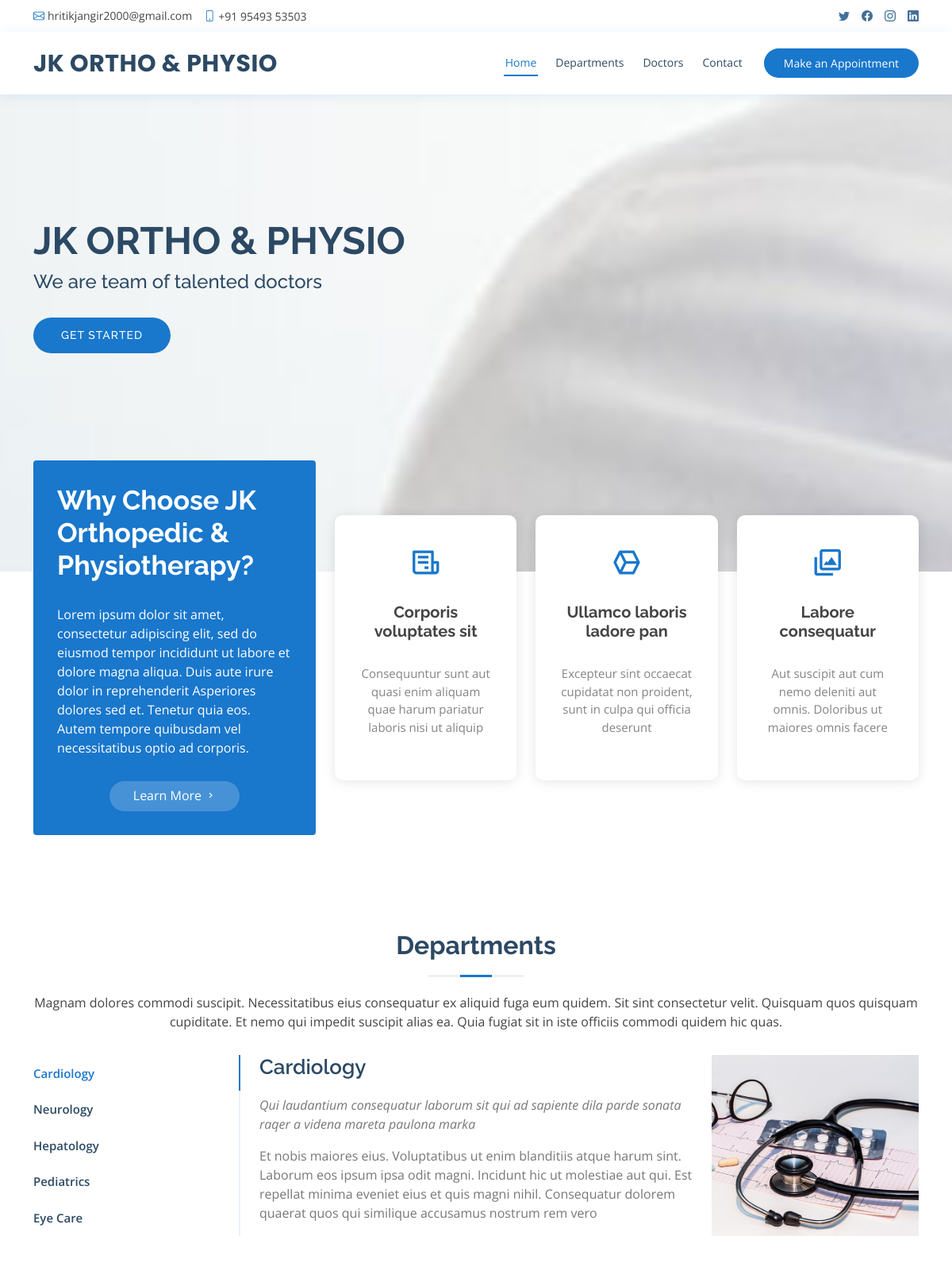
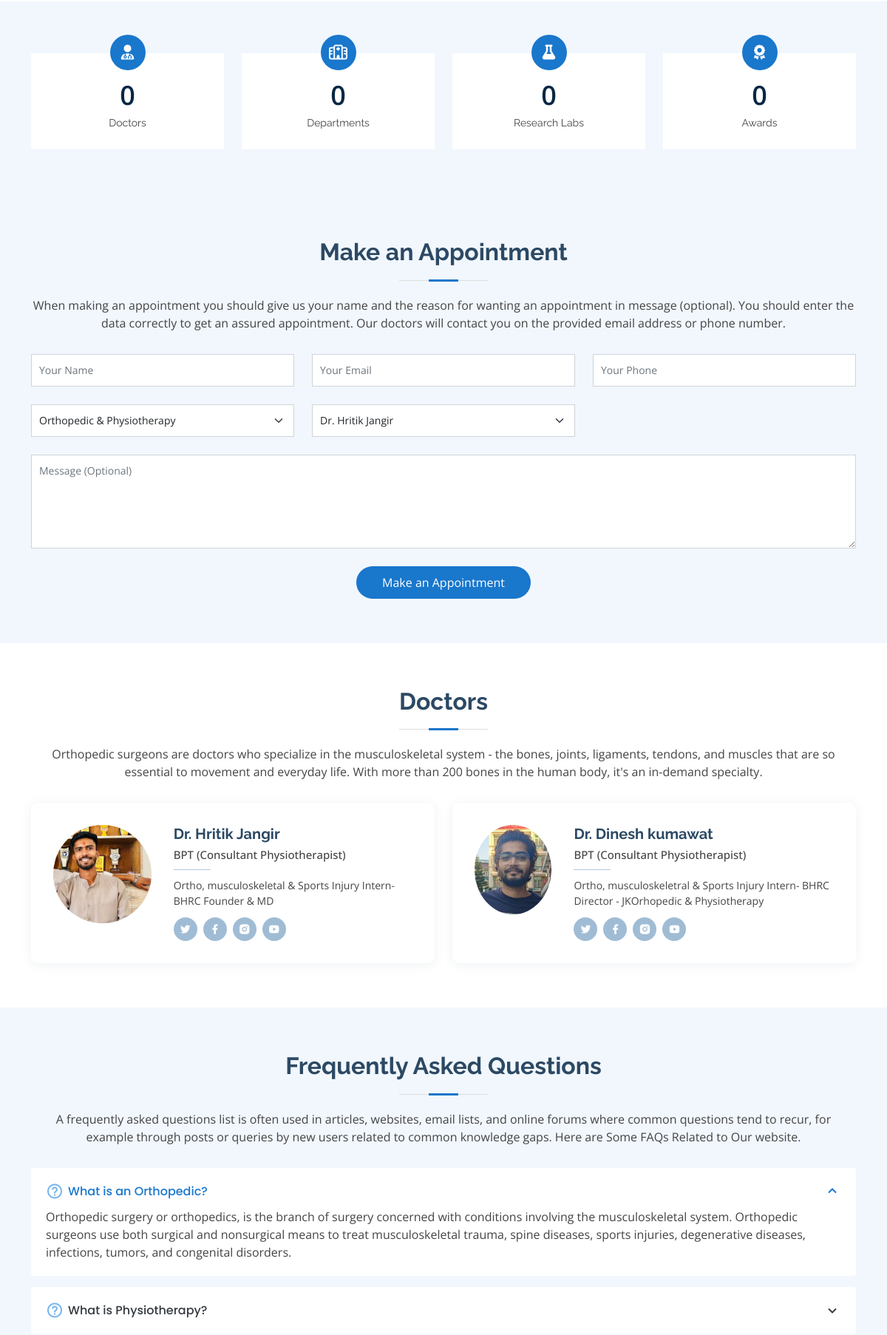
The page / (upper part) on the database its author committed (2 pictures, top to bottom).
### mainApp/models.py (models this page shows)
class Doctor(models.Model):
    doctor_name = models.CharField(max_length=50)
    doctor_image = models.ImageField(upload_to='assets/img/doctors/')
    doctor_title = models.CharField(max_length=40)
    doctor_description = models.TextField()
    doctor_twitter = models.URLField(null=True,blank=True)
    doctor_facebook = models.URLField(null=True,blank=True)
    doctor_instagram = models.URLField(null=True,blank=True)
    doctor_youtube = models.URLField(null=True,blank=True)
    def __str__(self) -> str:
        return self.doctor_name

### mainApp/views.py (the view)
# urls.py: path('',views.RenderHome),
def RenderHome(request):
    doctors = Doctor.objects.all()
    depts = Department.objects.all()
    return render(request,'index.html',{'doctors':doctors,'departments':depts})

### mainApp/models.py (called while the page is built)
    def __str__(self):
        return self.name

### mainApp/templates/index.html (shortened to what this page needs)
<!DOCTYPE html>
<html lang="en">
<head>
  <link href="assets/vendor/fontawesome-free/css/all.min.css" rel="stylesheet">
  <link href="assets/vendor/animate.css/animate.min.css" rel="stylesheet">
  <link href="assets/vendor/bootstrap/css/bootstrap.min.css" rel="stylesheet">
  <link href="assets/vendor/bootstrap-icons/bootstrap-icons.css" rel="stylesheet">
  <link href="assets/vendor/boxicons/css/boxicons.min.css" rel="stylesheet">
  <link href="assets/vendor/glightbox/css/glightbox.min.css" rel="stylesheet">
  <link href="assets/vendor/remixicon/remixicon.css" rel="stylesheet">
  <link href="assets/vendor/swiper/swiper-bundle.min.css" rel="stylesheet">
  <link href="assets/css/style.css" rel="stylesheet">
</head>
<body>
  <div id="topbar" class="d-flex align-items-center fixed-top">
    <div class="container d-flex justify-content-between">
      <div class="contact-info d-flex align-items-center">
        <i class="bi bi-envelope"></i> <a href="mailto:hritikjangir2000@gmail.com">hritikjangir2000@gmail.com</a>
        <i class="bi bi-phone"></i> +91 95493 53503
      </div>
      <div class="d-none d-lg-flex social-links align-items-center">
        <a href="#" class="twitter"><i class="bi bi-twitter"></i></a>
        <a href="#" class="facebook"><i class="bi bi-facebook"></i></a>
        <a href="#" class="instagram"><i class="bi bi-instagram"></i></a>
        <a href="#" class="linkedin"><i class="bi bi-linkedin"></i></i></a>
      </div>
    </div>
  </div>
  <header id="header" class="fixed-top">
    <div class="container d-flex align-items-center">
      <h1 class="logo me-auto"><a href="index.html">JK ORTHO & PHYSIO</a></h1>
      <nav id="navbar" class="navbar order-last order-lg-0">
        <ul>
          <li><a class="nav-link scrollto active" href="#hero">Home</a></li>
          <li><a class="nav-link scrollto" href="#departments">Departments</a></li>
          <li><a class="nav-link scrollto" href="#doctors">Doctors</a></li>
          <li><a class="nav-link scrollto" href="#contact">Contact</a></li>
        </ul>
      </nav>
      <a href="#appointment" class="appointment-btn scrollto"><span class="d-none d-md-inline">Make an</span> Appointment</a>
    </div>
  </header>
  <section id="hero" class="d-flex align-items-center">
    <div class="container">
      <h1>JK Ortho & Physio</h1>
      <h2>We are team of talented doctors</h2>
      <a href="#departments" class="btn-get-started scrollto">Get Started</a>
    </div>
  </section>
  <main id="main">
    <section id="why-us" class="why-us">
      <div class="container">
        <div class="row">
          <div class="col-lg-4 d-flex align-items-stretch">
            <div class="content">
              <h3>Why Choose JK Orthopedic & Physiotherapy?</h3>
              <p>
                Lorem ipsum dolor sit amet, consectetur adipiscing elit, sed do eiusmod tempor incididunt ut labore et dolore magna aliqua. Duis aute irure dolor in reprehenderit
                Asperiores dolores sed et. Tenetur quia eos. Autem tempore quibusdam vel necessitatibus optio ad corporis.
              </p>
              <div class="text-center">
                <a href="#" class="more-btn">Learn More <i class="bx bx-chevron-right"></i></a>
              </div>
            </div>
          </div>
          <div class="col-lg-8 d-flex align-items-stretch">
            <div class="icon-boxes d-flex flex-column justify-content-center">
              <div class="row">
                <div class="col-xl-4 d-flex align-items-stretch">
                  <div class="icon-box mt-4 mt-xl-0">
                    <i class="bx bx-receipt"></i>
                    <h4>Corporis voluptates sit</h4>
                    <p>Consequuntur sunt aut quasi enim aliquam quae harum pariatur laboris nisi ut aliquip</p>
                  </div>
                </div>
                <div class="col-xl-4 d-flex align-items-stretch">
                  <div class="icon-box mt-4 mt-xl-0">
                    <i class="bx bx-cube-alt"></i>
                    <h4>Ullamco laboris ladore pan</h4>
                    <p>Excepteur sint occaecat cupidatat non proident, sunt in culpa qui officia deserunt</p>
                  </div>
                </div>
                <div class="col-xl-4 d-flex align-items-stretch">
                  <div class="icon-box mt-4 mt-xl-0">
                    <i class="bx bx-images"></i>
                    <h4>Labore consequatur</h4>
                    <p>Aut suscipit aut cum nemo deleniti aut omnis. Doloribus ut maiores omnis facere</p>
                  </div>
                </div>
              </div>
            </div>
          </div>
        </div>
      </div>
    </section>
    <section id="departments" class="departments">
      <div class="container">
        <div class="section-title">
          <h2>Departments</h2>
          <p>Magnam dolores commodi suscipit. Necessitatibus eius consequatur ex aliquid fuga eum quidem. Sit sint consectetur velit. Quisquam quos quisquam cupiditate. Et nemo qui impedit suscipit alias ea. Quia fugiat sit in iste officiis commodi quidem hic quas.</p>
        </div>
        <div class="row gy-4">
          <div class="col-lg-3">
            <ul class="nav nav-tabs flex-column">
              <li class="nav-item">
                <a class="nav-link active show" data-bs-toggle="tab" href="#tab-1">Cardiology</a>
              </li>
              <li class="nav-item">
                <a class="nav-link" data-bs-toggle="tab" href="#tab-2">Neurology</a>
              </li>
              <li class="nav-item">
                <a class="nav-link" data-bs-toggle="tab" href="#tab-3">Hepatology</a>
              </li>
              <li class="nav-item">
                <a class="nav-link" data-bs-toggle="tab" href="#tab-4">Pediatrics</a>
              </li>
              <li class="nav-item">
                <a class="nav-link" data-bs-toggle="tab" href="#tab-5">Eye Care</a>
              </li>
            </ul>
          </div>
          <div class="col-lg-9">
            <div class="tab-content">
              <div class="tab-pane active show" id="tab-1">
                <div class="row gy-4">
                  <div class="col-lg-8 details order-2 order-lg-1">
                    <h3>Cardiology</h3>
                    <p class="fst-italic">Qui laudantium consequatur laborum sit qui ad sapiente dila parde sonata raqer a videna mareta paulona marka</p>
                    <p>Et nobis maiores eius. Voluptatibus ut enim blanditiis atque harum sint. Laborum eos ipsum ipsa odit magni. Incidunt hic ut molestiae aut qui. Est repellat minima eveniet eius et quis magni nihil. Consequatur dolorem quaerat quos qui similique accusamus nostrum rem vero</p>
                  </div>
                  <div class="col-lg-4 text-center order-1 order-lg-2">
                    <img src="assets/img/departments-1.jpg" alt="" class="img-fluid">
                  </div>
                </div>
              </div>
            </div>
          </div>
        </div>
      </div>
    </section>
        <section id="counts" class="counts">
          <div class="container">
            <div class="row">
              <div class="col-lg-3 col-md-6">
                <div class="count-box">
                  <i class="fas fa-user-md"></i>
                  <span data-purecounter-start="0" data-purecounter-end="85" data-purecounter-duration="1" class="purecounter"></span>
                  <p>Doctors</p>
                </div>
              </div>
              <div class="col-lg-3 col-md-6 mt-5 mt-md-0">
                <div class="count-box">
                  <i class="far fa-hospital"></i>
                  <span data-purecounter-start="0" data-purecounter-end="18" data-purecounter-duration="1" class="purecounter"></span>
                  <p>Departments</p>
                </div>
              </div>
              <div class="col-lg-3 col-md-6 mt-5 mt-lg-0">
                <div class="count-box">
                  <i class="fas fa-flask"></i>
                  <span data-purecounter-start="0" data-purecounter-end="12" data-purecounter-duration="1" class="purecounter"></span>
                  <p>Research Labs</p>
                </div>
              </div>
              <div class="col-lg-3 col-md-6 mt-5 mt-lg-0">
                <div class="count-box">
                  <i class="fas fa-award"></i>
                  <span data-purecounter-start="0" data-purecounter-end="150" data-purecounter-duration="1" class="purecounter"></span>
                  <p>Awards</p>
                </div>
              </div>
            </div>
          </div>
        </section>
        <section id="appointment" class="appointment section-bg">
          <div class="container">
            <div class="section-title">
              <h2>Make an Appointment</h2>
              <p>When making an appointment you should give us your name and the reason for wanting an appointment in message (optional). You should enter the data correctly to get an assured appointment. Our doctors will contact you on the provided email address or phone number.</p>
            </div>
            <form action="/book" method="post" role="form" class="php-email-form">
              <div class="row">
                <div class="col-md-4 form-group">
                  <input type="text" name="name" class="form-control" id="patient_name" placeholder="Your Name" data-rule="minlen:4" data-msg="Please enter at least 4 chars" required>
                </div>
                <div class="col-md-4 form-group mt-3 mt-md-0">
                  <input type="email" class="form-control" name="email" id="patient_email" placeholder="Your Email" data-rule="email" data-msg="Please enter a valid email" required>
                </div>
                <div class="col-md-4 form-group mt-3 mt-md-0">
                  <input type="tel" class="form-control" name="phone" id="patient_phone" placeholder="Your Phone" data-rule="minlen:4" data-msg="Please enter at least 4 chars" required>
                </div>
              </div>
              <div class="row">
                <div class="col-md-4 form-group mt-3">
                  <select name="department" id="department" class="form-select" required>
                    {% for dept in departments %}
                    <option value="{{dept}}">{{dept}}</option>
                    {% endfor %}
                  </select>
                </div>
                <div class="col-md-4 form-group mt-3">
                  <select name="doctor" id="doctor" class="form-select" required>
                    {% for doctor in doctors %}
                    <option value="{{doctor}}">{{doctor}}</option>
                    {% endfor %}
                  </select>
                </div>
              </div>
              <div class="form-group mt-3">
                <textarea class="form-control" id="opt_message" name="message" rows="5" placeholder="Message (Optional)"></textarea>
              </div>
              <div class="text-center"><button type="submit">Make an Appointment</button></div>
            </form>
          </div>
        </section>
    <section id="doctors" class="doctors">
      <div class="container">
        <div class="section-title">
          <h2>Doctors</h2>
          <p>Orthopedic surgeons are doctors who specialize in the musculoskeletal system - the bones, joints, ligaments, tendons, and muscles that are so essential to movement and everyday life. With more than 200 bones in the human body, it's an in-demand specialty.</p>
        </div>
        <div class="row">
          {% for doctor in doctors %}
          <div class="col-lg-6">
            <div class="member d-flex align-items-start">
              <div class="pic"><img src={{doctor.doctor_image.url}} class="img-fluid" alt=""></div>
              <div class="member-info">
                <h4>{{doctor.doctor_name}}</h4>
                <span>{{doctor.doctor_title}}</span>
                <p>{{doctor.doctor_description}}</p>
                <div class="social">
                  <a href={{doctor.doctor_twitter}}><i class="ri-twitter-fill"></i></a>
                  <a href={{doctor.doctor_facebook}}><i class="ri-facebook-fill"></i></a>
                  <a href={{doctor.doctor_instagram}}><i class="ri-instagram-fill"></i></a>
                  <a href={{doctor.doctor_youtube}}> <i class="ri-youtube-fill"></i> </a>
                </div>
              </div>
            </div>
          </div>
          {% endfor %}
        </div>
      </div>
    </section>
    <section id="faq" class="faq section-bg">
      <div class="container">
        <div class="section-title">
          <h2>Frequently Asked Questions</h2>
          <p>A frequently asked questions list is often used in articles, websites, email lists, and online forums where common questions tend to recur, for example through posts or queries by new users related to common knowledge gaps. Here are Some FAQs Related to Our website.</p>
        </div>
        <div class="faq-list">
          <ul>
            <li data-aos="fade-up">
              <i class="bx bx-help-circle icon-help"></i> <a data-bs-toggle="collapse" class="collapse" data-bs-target="#faq-list-1">What is an Orthopedic? <i class="bx bx-chevron-up icon-close"></i></a>
              <div id="faq-list-1" class="collapse show" data-bs-parent=".faq-list">
                <p>
                  Orthopedic surgery or orthopedics, is the branch of surgery concerned with conditions involving the musculoskeletal system. Orthopedic surgeons use both surgical and nonsurgical means to treat musculoskeletal trauma, spine diseases, sports injuries, degenerative diseases, infections, tumors, and congenital disorders.
                </p>
              </div>
            </li>
            <li data-aos="fade-up" data-aos-delay="100">
              <i class="bx bx-help-circle icon-help"></i> <a data-bs-toggle="collapse" data-bs-target="#faq-list-2" class="collapsed">What is Physiotherapy? <i class="bx bx-chevron-down icon-show"></i></a>
            </li>
          </ul>
        </div>
      </div>
    </section>
  </main>
</body>
</html>

### rows shown on the page
Doctor: doctor_image (picture), doctor_name "Dr. Hritik Jangir", doctor_title "BPT (Consultant Physiotherapist)", doctor_description "Ortho, musculoskeletal & Sports Injury Intern- BHRC Founder & MD"
Doctor: doctor_image (picture), doctor_name "Dr. Dinesh kumawat", doctor_title "BPT (Consultant Physiotherapist)", doctor_description "Ortho, musculoskeletral & Sports Injury Intern- BHRC Director - JKOrhopedic & Physiotherapy"

### other values the page prints
form field department "Orthopedic & Physiotherapy"
form field doctor "Dr. Hritik Jangir"
